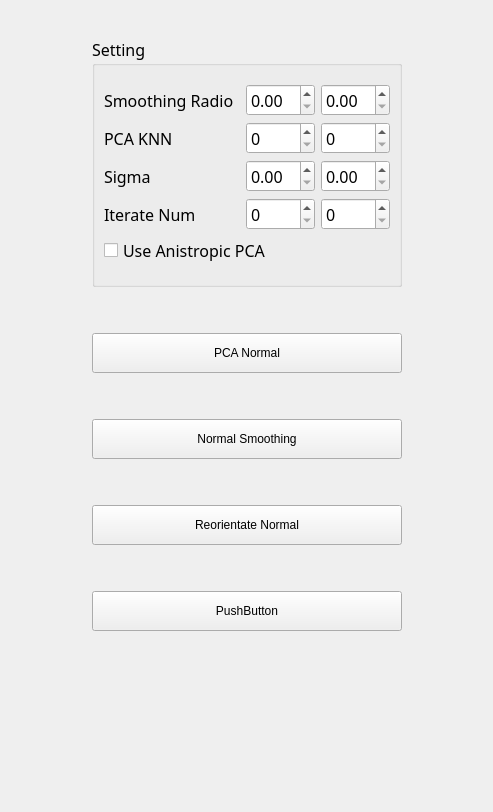
<?xml version="1.0" encoding="UTF-8"?>
<ui version="4.0">
 <class>SettingForm</class>
 <widget class="QWidget" name="SettingForm">
  <property name="geometry">
   <rect>
    <x>0</x>
    <y>0</y>
    <width>493</width>
    <height>812</height>
   </rect>
  </property>
  <property name="windowTitle">
   <string>Form</string>
  </property>
  <layout class="QVBoxLayout" name="verticalLayout_4">
   <item>
    <layout class="QVBoxLayout" name="verticalLayout_3">
     <item>
      <layout class="QHBoxLayout" name="horizontalLayout_2">
       <item>
        <spacer name="horizontalSpacer_3">
         <property name="orientation">
          <enum>Qt::Horizontal</enum>
         </property>
         <property name="sizeHint" stdset="0">
          <size>
           <width>40</width>
           <height>20</height>
          </size>
         </property>
        </spacer>
       </item>
       <item>
        <widget class="QPushButton" name="pushButton_4">
         <property name="maximumSize">
          <size>
           <width>20</width>
           <height>20</height>
          </size>
         </property>
         <property name="text">
          <string/>
         </property>
         <property name="icon">
          <iconset resource="resources.qrc">
           <normaloff>:/close.png</normaloff>:/close.png</iconset>
         </property>
         <property name="flat">
          <bool>true</bool>
         </property>
        </widget>
       </item>
       <item>
        <spacer name="horizontalSpacer_4">
         <property name="orientation">
          <enum>Qt::Horizontal</enum>
         </property>
         <property name="sizeType">
          <enum>QSizePolicy::Maximum</enum>
         </property>
         <property name="sizeHint" stdset="0">
          <size>
           <width>20</width>
           <height>20</height>
          </size>
         </property>
        </spacer>
       </item>
      </layout>
     </item>
     <item>
      <layout class="QHBoxLayout" name="horizontalLayout">
       <item>
        <spacer name="horizontalSpacer">
         <property name="orientation">
          <enum>Qt::Horizontal</enum>
         </property>
         <property name="sizeHint" stdset="0">
          <size>
           <width>40</width>
           <height>20</height>
          </size>
         </property>
        </spacer>
       </item>
       <item>
        <layout class="QVBoxLayout" name="verticalLayout_2">
         <item>
          <widget class="QGroupBox" name="groupBox">
           <property name="minimumSize">
            <size>
             <width>0</width>
             <height>250</height>
            </size>
           </property>
           <property name="font">
            <font>
             <family>文泉驿正黑</family>
             <pointsize>12</pointsize>
            </font>
           </property>
           <property name="title">
            <string>Setting</string>
           </property>
           <layout class="QVBoxLayout" name="verticalLayout">
            <item>
             <layout class="QGridLayout" name="gridLayout">
              <item row="2" column="2">
               <widget class="QDoubleSpinBox" name="doubleSpinBox_2"/>
              </item>
              <item row="0" column="0">
               <widget class="QLabel" name="label">
                <property name="text">
                 <string>Smoothing Radio</string>
                </property>
               </widget>
              </item>
              <item row="3" column="0">
               <widget class="QLabel" name="label_4">
                <property name="text">
                 <string>Iterate Num</string>
                </property>
               </widget>
              </item>
              <item row="1" column="0">
               <widget class="QLabel" name="label_2">
                <property name="text">
                 <string>PCA KNN</string>
                </property>
               </widget>
              </item>
              <item row="1" column="2">
               <widget class="QSpinBox" name="spinBox"/>
              </item>
              <item row="0" column="2">
               <widget class="QDoubleSpinBox" name="doubleSpinBox"/>
              </item>
              <item row="2" column="0">
               <widget class="QLabel" name="label_3">
                <property name="text">
                 <string>Sigma</string>
                </property>
               </widget>
              </item>
              <item row="3" column="2">
               <widget class="QSpinBox" name="spinBox_2"/>
              </item>
              <item row="0" column="3">
               <widget class="QDoubleSpinBox" name="doubleSpinBox_3"/>
              </item>
              <item row="1" column="3">
               <widget class="QSpinBox" name="spinBox_3"/>
              </item>
              <item row="2" column="3">
               <widget class="QDoubleSpinBox" name="doubleSpinBox_4"/>
              </item>
              <item row="3" column="3">
               <widget class="QSpinBox" name="spinBox_4"/>
              </item>
              <item row="4" column="0" colspan="4">
               <widget class="QCheckBox" name="checkBox">
                <property name="text">
                 <string>Use Anistropic PCA</string>
                </property>
               </widget>
              </item>
             </layout>
            </item>
           </layout>
          </widget>
         </item>
         <item>
          <spacer name="verticalSpacer">
           <property name="orientation">
            <enum>Qt::Vertical</enum>
           </property>
           <property name="sizeType">
            <enum>QSizePolicy::Maximum</enum>
           </property>
           <property name="sizeHint" stdset="0">
            <size>
             <width>20</width>
             <height>40</height>
            </size>
           </property>
          </spacer>
         </item>
         <item>
          <widget class="QPushButton" name="pushButton">
           <property name="minimumSize">
            <size>
             <width>0</width>
             <height>40</height>
            </size>
           </property>
           <property name="text">
            <string>PCA Normal</string>
           </property>
          </widget>
         </item>
         <item>
          <spacer name="verticalSpacer_2">
           <property name="orientation">
            <enum>Qt::Vertical</enum>
           </property>
           <property name="sizeType">
            <enum>QSizePolicy::Maximum</enum>
           </property>
           <property name="sizeHint" stdset="0">
            <size>
             <width>20</width>
             <height>40</height>
            </size>
           </property>
          </spacer>
         </item>
         <item>
          <widget class="QPushButton" name="pushButton_2">
           <property name="minimumSize">
            <size>
             <width>0</width>
             <height>40</height>
            </size>
           </property>
           <property name="text">
            <string>Normal Smoothing</string>
           </property>
          </widget>
         </item>
         <item>
          <spacer name="verticalSpacer_3">
           <property name="orientation">
            <enum>Qt::Vertical</enum>
           </property>
           <property name="sizeType">
            <enum>QSizePolicy::Maximum</enum>
           </property>
           <property name="sizeHint" stdset="0">
            <size>
             <width>20</width>
             <height>40</height>
            </size>
           </property>
          </spacer>
         </item>
         <item>
          <widget class="QPushButton" name="pushButton_3">
           <property name="minimumSize">
            <size>
             <width>0</width>
             <height>40</height>
            </size>
           </property>
           <property name="text">
            <string>Reorientate Normal</string>
           </property>
          </widget>
         </item>
         <item>
          <spacer name="verticalSpacer_6">
           <property name="orientation">
            <enum>Qt::Vertical</enum>
           </property>
           <property name="sizeType">
            <enum>QSizePolicy::Maximum</enum>
           </property>
           <property name="sizeHint" stdset="0">
            <size>
             <width>20</width>
             <height>40</height>
            </size>
           </property>
          </spacer>
         </item>
         <item>
          <widget class="QPushButton" name="pushButton_5">
           <property name="minimumSize">
            <size>
             <width>0</width>
             <height>40</height>
            </size>
           </property>
           <property name="text">
            <string>PushButton</string>
           </property>
          </widget>
         </item>
         <item>
          <spacer name="verticalSpacer_5">
           <property name="orientation">
            <enum>Qt::Vertical</enum>
           </property>
           <property name="sizeHint" stdset="0">
            <size>
             <width>20</width>
             <height>40</height>
            </size>
           </property>
          </spacer>
         </item>
         <item>
          <spacer name="verticalSpacer_4">
           <property name="orientation">
            <enum>Qt::Vertical</enum>
           </property>
           <property name="sizeType">
            <enum>QSizePolicy::Fixed</enum>
           </property>
           <property name="sizeHint" stdset="0">
            <size>
             <width>20</width>
             <height>40</height>
            </size>
           </property>
          </spacer>
         </item>
        </layout>
       </item>
       <item>
        <spacer name="horizontalSpacer_2">
         <property name="orientation">
          <enum>Qt::Horizontal</enum>
         </property>
         <property name="sizeHint" stdset="0">
          <size>
           <width>40</width>
           <height>20</height>
          </size>
         </property>
        </spacer>
       </item>
      </layout>
     </item>
    </layout>
   </item>
  </layout>
 </widget>
 <resources>
  <include location="resources.qrc"/>
 </resources>
 <connections/>
</ui>
